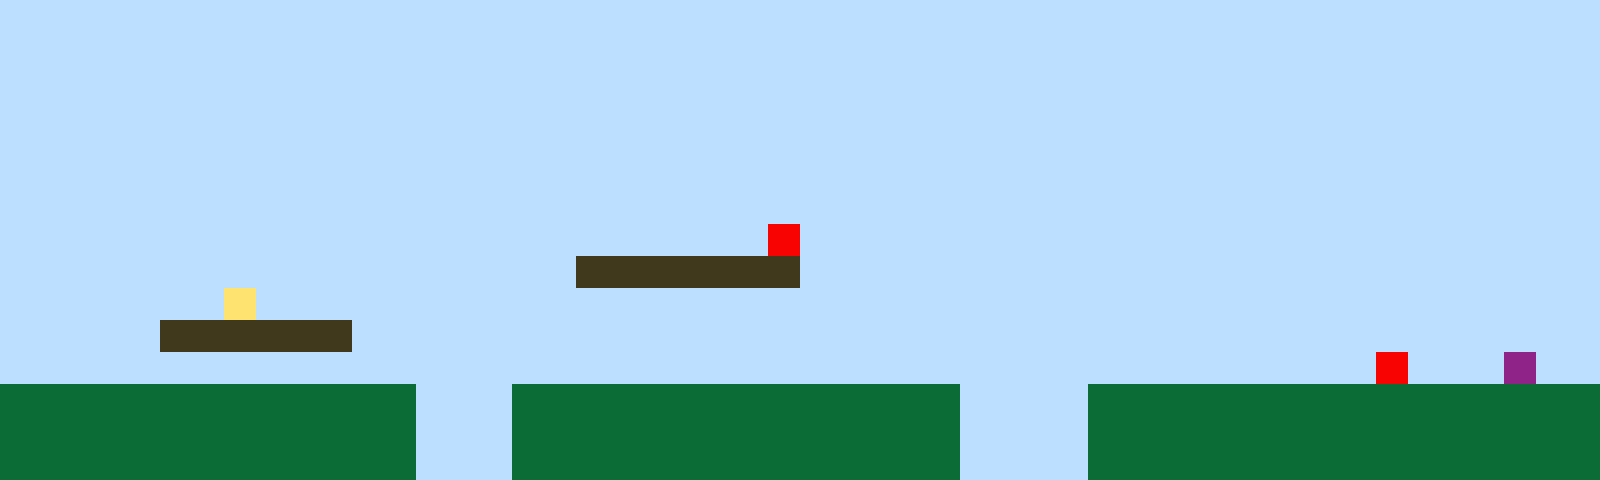

Tiled map render using the project's own tile images. Description and the whole map definition, tile-layer contents included, below:
An orthogonal 50x15 tile map with 32x32 px tiles, 1 tile layer (Tile Layer 1).

<map version="1.10" tiledversion="1.11.2" orientation="orthogonal" renderorder="right-up" width="50" height="15" tilewidth="32" tileheight="32" infinite="0" nextlayerid="2" nextobjectid="1"><editorsettings><export target="map1.csv" format="csv" /></editorsettings><tileset firstgid="1" name="sprites" tilewidth="32" tileheight="32" tilecount="6" columns="3"><image source="sprites.png" width="96" height="64" /></tileset><layer id="1" name="Tile Layer 1" width="50" height="15"><data encoding="csv">1,1,1,1,1,1,1,1,1,1,1,1,1,1,1,1,1,1,1,1,1,1,1,1,1,1,1,1,1,1,1,1,1,1,1,1,1,1,1,1,1,1,1,1,1,1,1,1,1,1,1,1,1,1,1,1,1,1,1,1,1,1,1,1,1,1,1,1,1,1,1,1,1,1,1,1,1,1,1,1,1,1,1,1,1,1,1,1,1,1,1,1,1,1,1,1,1,1,1,1,1,1,1,1,1,1,1,1,1,1,1,1,1,1,1,1,1,1,1,1,1,1,1,1,1,1,1,1,1,1,1,1,1,1,1,1,1,1,1,1,1,1,1,1,1,1,1,1,1,1,1,1,1,1,1,1,1,1,1,1,1,1,1,1,1,1,1,1,1,1,1,1,1,1,1,1,1,1,1,1,1,1,1,1,1,1,1,1,1,1,1,1,1,1,1,1,1,1,1,1,1,1,1,1,1,1,1,1,1,1,1,1,1,1,1,1,1,1,1,1,1,1,1,1,1,1,1,1,1,1,1,1,1,1,1,1,1,1,1,1,1,1,1,1,1,1,1,1,1,1,1,1,1,1,1,1,1,1,1,1,1,1,1,1,1,1,1,1,1,1,1,1,1,1,1,1,1,1,1,1,1,1,1,1,1,1,1,1,1,1,1,1,1,1,1,1,1,1,1,1,1,1,1,1,1,1,1,1,1,1,1,1,1,1,1,1,1,1,1,1,1,1,1,1,1,1,1,1,1,1,1,1,1,1,1,1,1,1,1,1,1,1,1,1,1,1,1,1,1,1,1,1,1,1,1,1,1,1,1,1,1,1,1,1,1,1,1,1,1,1,1,1,1,1,5,1,1,1,1,1,1,1,1,1,1,1,1,1,1,1,1,1,1,1,1,1,1,1,1,1,1,1,1,1,1,1,1,1,1,1,1,1,1,1,1,1,1,1,3,3,3,3,3,3,3,1,1,1,1,1,1,1,1,1,1,1,1,1,1,1,1,1,1,1,1,1,1,1,1,1,1,1,1,1,1,1,1,4,1,1,1,1,1,1,1,1,1,1,1,1,1,1,1,1,1,1,1,1,1,1,1,1,1,1,1,1,1,1,1,1,1,1,1,1,1,1,1,1,1,1,1,1,1,1,1,3,3,3,3,3,3,1,1,1,1,1,1,1,1,1,1,1,1,1,1,1,1,1,1,1,1,1,1,1,1,1,1,1,1,1,1,1,1,1,1,1,1,1,1,1,1,1,1,1,1,1,1,1,1,1,1,1,1,1,1,1,1,1,1,1,1,1,1,1,1,1,1,1,1,1,1,1,1,1,1,1,1,1,1,1,1,1,1,5,1,1,1,6,1,1,2,2,2,2,2,2,2,2,2,2,2,2,2,1,1,1,2,2,2,2,2,2,2,2,2,2,2,2,2,2,1,1,1,1,2,2,2,2,2,2,2,2,2,2,2,2,2,2,2,2,2,2,2,2,2,2,2,2,2,2,2,2,2,1,1,1,2,2,2,2,2,2,2,2,2,2,2,2,2,2,1,1,1,1,2,2,2,2,2,2,2,2,2,2,2,2,2,2,2,2,2,2,2,2,2,2,2,2,2,2,2,2,2,1,1,1,2,2,2,2,2,2,2,2,2,2,2,2,2,2,1,1,1,1,2,2,2,2,2,2,2,2,2,2,2,2,2,2,2,2</data></layer></map>
